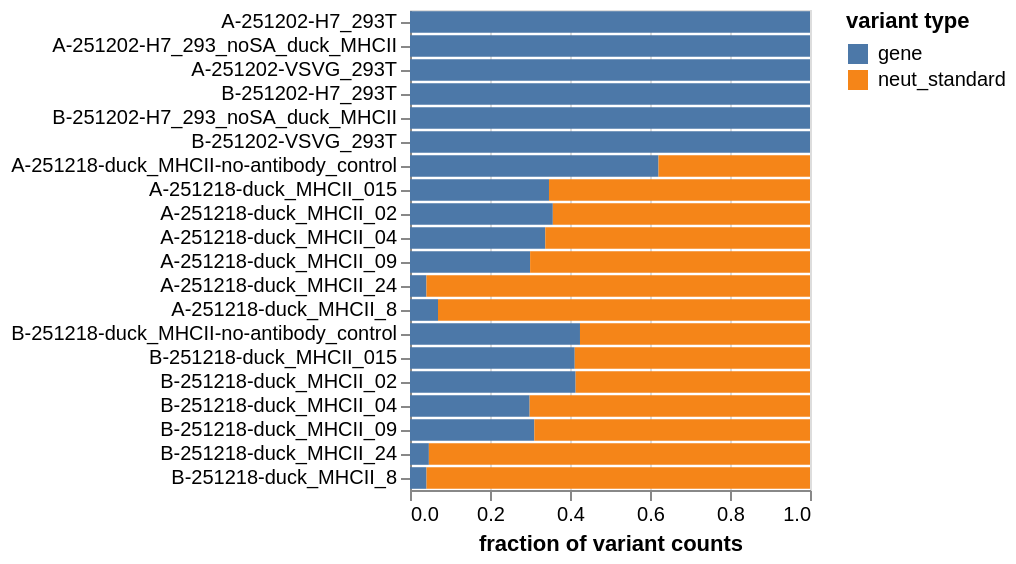

Notebook code cell kept with this figure:
### Markdown cell above
Plot fraction of all counts that are to each type of target:

### Code cell
target_fracs = (
    variants.variant_count_df.groupby(["sample", "library", "target"])
    .aggregate(total_counts=pd.NamedAgg("count", "sum"))
    .assign(
        frac_counts=lambda x: (
            x["total_counts"]
            / x.groupby(["sample", "library"])["total_counts"].transform("sum")
        )
    )
    .drop(columns="total_counts")
    .reset_index()
    .merge(barcode_runs, validate="many_to_one")
)

target_selection = alt.selection_point(fields=["target"], bind="legend")

target_fracs_chart = (
    alt.Chart(target_fracs)
    .encode(
        x=alt.X("frac_counts", title="fraction of variant counts"),
        y=alt.Y("sample", title=None, sort=samples),
        color=alt.Color(
            "target",
            title="variant type",
            scale=alt.Scale(domain=target_fracs["target"].unique()),
        ),
        tooltip=[
            alt.Tooltip(c, format=".3g") if c == "frac_counts" else c
            for c in target_fracs.columns
        ],
    )
    .mark_bar()
    .properties(width=200, height=alt.Step(12))
    .configure_axis(labelLimit=500)
    .add_params(*selections, target_selection)
    .transform_filter(target_selection)
)
for selection in selections:
    target_fracs_chart = target_fracs_chart.transform_filter(selection)

target_fracs_chart

### Figure 1 — Vega-Lite specification as saved in the notebook (floating-point values rounded to 4 significant figures)
{"config": {"view": {"continuousWidth": 300, "continuousHeight": 300}, "axis": {"labelLimit": 500}}, "data": {"name": "data-38bc0824e87713e105e976059fd2f595"}, "mark": {"type": "bar"}, "encoding": {"color": {"field": "target", "scale": {"domain": ["gene", "neut_standard"]}, "title": "variant type", "type": "nominal"}, "tooltip": [{"field": "sample", "type": "nominal"}, {"field": "library", "type": "nominal"}, {"field": "target", "type": "nominal"}, {"field": "frac_counts", "format": ".3g", "type": "quantitative"}, {"field": "date", "type": "nominal"}], "x": {"field": "frac_counts", "title": "fraction of variant counts", "type": "quantitative"}, "y": {"field": "sample", "sort": ["A-251202-H7_293T", "A-251202-H7_293_noSA_duck_MHCII", "A-251202-VSVG_293T", "B-251202-H7_293T", "B-251202-H7_293_noSA_duck_MHCII", "B-251202-VSVG_293T", "A-251218-duck_MHCII-no-antibody_control", "A-251218-duck_MHCII_015", "A-251218-duck_MHCII_02", "A-251218-duck_MHCII_04", "A-251218-duck_MHCII_09", "A-251218-duck_MHCII_24", "A-251218-duck_MHCII_8", "B-251218-duck_MHCII-no-antibody_control", "B-251218-duck_MHCII_015", "B-251218-duck_MHCII_02", "B-251218-duck_MHCII_04", "B-251218-duck_MHCII_09", "B-251218-duck_MHCII_24", "B-251218-duck_MHCII_8"], "title": null, "type": "nominal"}}, "height": {"step": 12}, "params": [{"name": "param_1", "select": {"type": "point", "fields": ["library"]}, "bind": {"input": "select", "options": [null, "A", "B"], "labels": ["all", "A", "B"], "name": "library"}}, {"name": "param_2", "select": {"type": "point", "fields": ["date"]}, "bind": {"input": "select", "options": [null, "2025-12-02", "2025-12-18"], "labels": ["all", "2025-12-02", "2025-12-18"], "name": "date"}}, {"name": "param_5", "select": {"type": "point", "fields": ["target"]}, "bind": "legend"}], "transform": [{"filter": {"param": "param_5"}}, {"filter": {"param": "param_1"}}, {"filter": {"param": "param_2"}}], "width": 200, "$schema": "https://vega.github.io/schema/vega-lite/v5.20.1.json", "datasets": {"data-38bc0824e87713e105e976059fd2f595": [{"sample": "A-251202-H7_293T", "library": "A", "target": "gene", "frac_counts": 1.0, "date": "2025-12-02"}, {"sample": "A-251202-H7_293T", "library": "A", "target": "neut_standard", "frac_counts": 2.144e-06, "date": "2025-12-02"}, {"sample": "A-251202-H7_293_noSA_duck_MHCII", "library": "A", "target": "gene", "frac_counts": 1.0, "date": "2025-12-02"}, {"sample": "A-251202-H7_293_noSA_duck_MHCII", "library": "A", "target": "neut_standard", "frac_counts": 2.934e-06, "date": "2025-12-02"}, {"sample": "A-251202-VSVG_293T", "library": "A", "target": "gene", "frac_counts": 1.0, "date": "2025-12-02"}, {"sample": "A-251202-VSVG_293T", "library": "A", "target": "neut_standard", "frac_counts": 1.515e-06, "date": "2025-12-02"}, {"sample": "A-251218-duck_MHCII-no-antibody_control", "library": "A", "target": "gene", "frac_counts": 0.6213, "date": "2025-12-18"}, {"sample": "A-251218-duck_MHCII-no-antibody_control", "library": "A", "target": "neut_standard", "frac_counts": 0.3787, "date": "2025-12-18"}, {"sample": "A-251218-duck_MHCII_015", "library": "A", "target": "gene", "frac_counts": 0.3475, "date": "2025-12-18"}, {"sample": "A-251218-duck_MHCII_015", "library": "A", "target": "neut_standard", "frac_counts": 0.6525, "date": "2025-12-18"}, {"sample": "A-251218-duck_MHCII_02", "library": "A", "target": "gene", "frac_counts": 0.3571, "date": "2025-12-18"}, {"sample": "A-251218-duck_MHCII_02", "library": "A", "target": "neut_standard", "frac_counts": 0.6429, "date": "2025-12-18"}, {"sample": "A-251218-duck_MHCII_04", "library": "A", "target": "gene", "frac_counts": 0.3382, "date": "2025-12-18"}, {"sample": "A-251218-duck_MHCII_04", "library": "A", "target": "neut_standard", "frac_counts": 0.6618, "date": "2025-12-18"}, {"sample": "A-251218-duck_MHCII_09", "library": "A", "target": "gene", "frac_counts": 0.3003, "date": "2025-12-18"}, {"sample": "A-251218-duck_MHCII_09", "library": "A", "target": "neut_standard", "frac_counts": 0.6997, "date": "2025-12-18"}, {"sample": "A-251218-duck_MHCII_24", "library": "A", "target": "gene", "frac_counts": 0.0411, "date": "2025-12-18"}, {"sample": "A-251218-duck_MHCII_24", "library": "A", "target": "neut_standard", "frac_counts": 0.9589, "date": "2025-12-18"}, {"sample": "A-251218-duck_MHCII_8", "library": "A", "target": "gene", "frac_counts": 0.07002, "date": "2025-12-18"}, {"sample": "A-251218-duck_MHCII_8", "library": "A", "target": "neut_standard", "frac_counts": 0.93, "date": "2025-12-18"}, {"sample": "B-251202-H7_293T", "library": "B", "target": "gene", "frac_counts": 1.0, "date": "2025-12-02"}, {"sample": "B-251202-H7_293T", "library": "B", "target": "neut_standard", "frac_counts": 2.177e-06, "date": "2025-12-02"}, {"sample": "B-251202-H7_293_noSA_duck_MHCII", "library": "B", "target": "gene", "frac_counts": 1.0, "date": "2025-12-02"}, {"sample": "B-251202-H7_293_noSA_duck_MHCII", "library": "B", "target": "neut_standard", "frac_counts": 1.314e-06, "date": "2025-12-02"}, {"sample": "B-251202-VSVG_293T", "library": "B", "target": "gene", "frac_counts": 1.0, "date": "2025-12-02"}, {"sample": "B-251202-VSVG_293T", "library": "B", "target": "neut_standard", "frac_counts": 4.708e-06, "date": "2025-12-02"}, {"sample": "B-251218-duck_MHCII-no-antibody_control", "library": "B", "target": "gene", "frac_counts": 0.425, "date": "2025-12-18"}, {"sample": "B-251218-duck_MHCII-no-antibody_control", "library": "B", "target": "neut_standard", "frac_counts": 0.575, "date": "2025-12-18"}, {"sample": "B-251218-duck_MHCII_015", "library": "B", "target": "gene", "frac_counts": 0.4118, "date": "2025-12-18"}, {"sample": "B-251218-duck_MHCII_015", "library": "B", "target": "neut_standard", "frac_counts": 0.5882, "date": "2025-12-18"}, {"sample": "B-251218-duck_MHCII_02", "library": "B", "target": "gene", "frac_counts": 0.414, "date": "2025-12-18"}, {"sample": "B-251218-duck_MHCII_02", "library": "B", "target": "neut_standard", "frac_counts": 0.586, "date": "2025-12-18"}, {"sample": "B-251218-duck_MHCII_04", "library": "B", "target": "gene", "frac_counts": 0.2991, "date": "2025-12-18"}, {"sample": "B-251218-duck_MHCII_04", "library": "B", "target": "neut_standard", "frac_counts": 0.7009, "date": "2025-12-18"}, {"sample": "B-251218-duck_MHCII_09", "library": "B", "target": "gene", "frac_counts": 0.3108, "date": "2025-12-18"}, {"sample": "B-251218-duck_MHCII_09", "library": "B", "target": "neut_standard", "frac_counts": 0.6892, "date": "2025-12-18"}, {"sample": "B-251218-duck_MHCII_24", "library": "B", "target": "gene", "frac_counts": 0.04719, "date": "2025-12-18"}, {"sample": "B-251218-duck_MHCII_24", "library": "B", "target": "neut_standard", "frac_counts": 0.9528, "date": "2025-12-18"}, {"sample": "B-251218-duck_MHCII_8", "library": "B", "target": "gene", "frac_counts": 0.04131, "date": "2025-12-18"}, {"sample": "B-251218-duck_MHCII_8", "library": "B", "target": "neut_standard", "frac_counts": 0.9587, "date": "2025-12-18"}]}}
